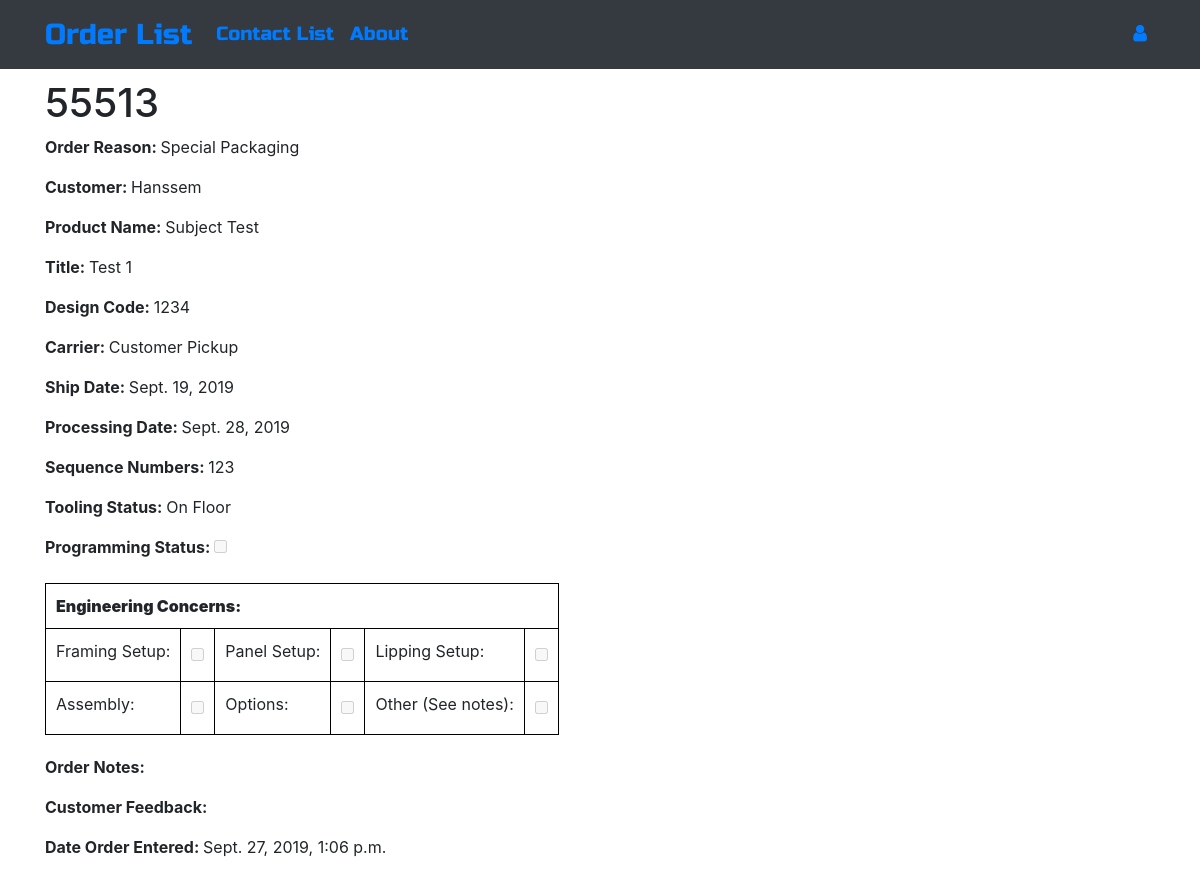
The page /order/11 on the database its author committed.
### ordermanager/models.py (models this page shows, shortened)
class Order(models.Model):
    CUSTOMERS = (
        ("American Woodmark Corporation", "American Woodmark Corporation"),
        ("ACP", "ACP"),
        ("Jim Bishop", "Jim Bishop"),
        ("Fabritec", "Fabritec"),
        ("Hanssem", "Hanssem"),
        ("KabinArt", "KabinArt"),
        ("Legacy", "Legacy"),
        ("MasterBrand Cabinets, Inc", "MasterBrand Cabinets, Inc"),
        ("Unicor", "Unicor"),
    )
    CARRIER = (
        ("UPEXP", "UPEXP"),
        ("UPSAR", "UPSAR"),
        ("UPSBL", "UPSBL"),
        ("UPSCN", "UPSCN"),
        ("UPSGR", "UPSGR"),
        ("UPSRD", "UPSRD"),
        ("UPSRS", "UPSRS"),
        ("UPSSV", "UPSSV"),
        ("UPSWX", "UPSWX"),
        ("UPS2A", "UPS2A"),
        ("UPS3D", "UPS3D"),
        ("FX2DY", "FX2DY"),
        ("FXSTD", "FXSTD"),
        ("FXPAM", "FXPAM"),
        ("FXGRN", "FXGRN"),
        ("FXFNL", "FXFNL"),
        ("Customer Pickup", "Customer Pickup"),
    )
    REASON = (
        ("New Product", "New Product"),
        ("Not Applicable", "Not Applicable"),
        ("Unusual Size", "Unusual Size"),
        ("Unusual Profile", "Unusual Profile"),
        ("Unusual Material", "Unusual Material"),
        ("Obsolete Product", "Obsolete Product"),
        ("Non-Existing Material Specification", "Non-Existing Material Specification"),  # Order 26
        ("Customer Sample", "Customer Sample"),  # Order 26
        ("Special Assembly", "Special Assembly"),  # Order 26
        ("Special Inspection", "Special Inspection"),
        ("Special Packaging", "Special Packaging"),  # Order 26
        ("Profile Testing", "Profile Testing"),  # Order 26
        ("Process Testing", "Process Testing"),  # Order 26
    )
    TOOLING = (
        ("On Floor", "On Floor"),
        ("In Grinding Room", "In Grinding Room"),
        ("Other - See Notes", "Other - See Notes"),
    )
    author = models.ForeignKey('auth.User', on_delete=models.CASCADE)
    order_number = models.CharField(max_length=255)
    order_reason = models.CharField(max_length=50, choices=REASON)
    customer = models.CharField(max_length=50, choices=CUSTOMERS)
    product_name = models.CharField(max_length=255)
    title = models.CharField(max_length=255)
    design_code = models.CharField(max_length=255)
    carrier = models.CharField(max_length=20, choices=CARRIER)
    ship_date = models.DateField()
    process_date = models.DateField()
    sequence_numbers = models.CharField(max_length=255)
    tooling_status = models.CharField(max_length=20, choices=TOOLING)
    programming_status = models.BooleanField(default=False)
    engineering_framing_setup = models.BooleanField(default=False)
    engineering_panel_setup = models.BooleanField(default=False)
    engineering_lipping_setup = models.BooleanField(default=False)
    engineering_assembly = models.BooleanField(default=False)
    engineering_options = models.BooleanField(default=False)
    engineering_other = models.BooleanField(default=False)
    order_notes = models.TextField(blank=True, null=True)
    feedback = models.TextField(blank=True, null=True)
    date = models.DateTimeField(auto_now=True)

### ordermanager/views.py (the view)
# urls.py: path('order/<int:pk>', views.OrderDetailView.as_view(), name='order_detail'),
class OrderDetailView(DetailView):
    model = Order

### ordermanager/templates/ordermanager/order_detail.html (shortened to what this page needs)
{% extends "ordermanager/base.html" %}
{% load bootstrap4 %}
{% block content %}
    <h1 class="ordertitle">{{ order.order_number }}
    </h1>
    <p><b>Order Reason: </b>{{ order.order_reason }}</p>
    <p><b>Customer: </b>{{ order.customer }}</p>
    <p><b>Product Name: </b>{{ order.product_name }}</p>
    <p><b>Title: </b>{{ order.title }}</p>
    <p><b>Design Code: </b>{{ order.design_code }}</p>
    <p><b>Carrier: </b>{{ order.carrier }}</p>
    <p><b>Ship Date: </b>{{ order.ship_date }}</p>
    <p><b>Processing Date: </b>{{ order.process_date }}</p>
    <p><b>Sequence Numbers: </b>{{ order.sequence_numbers }}</p>
    <p><b>Tooling Status: </b>{{ order.tooling_status }}</p>
    <p><b><label>Programming Status:
            <input type="checkbox" disabled
            >
        </label></b></p>
    <table>
        <tr><th colspan="6"><b>Engineering Concerns:</b></th></tr>
        <tr>
            <td><label for="framing">Framing Setup:</label></td>
            <td><input id="framing" type="checkbox" disabled
                ></td>
            <td><label for="panel">Panel Setup:</label></td>
            <td><input id="panel" type="checkbox" disabled
                ></td>
            <td><label for="lipping">Lipping Setup:</label></td>
            <td><input id="lipping" type="checkbox" class="checkbox" disabled
                ></td>
        </tr>
        <tr>
            <td><label for="assembly">Assembly:</label></td>
            <td><input id="assembly" type="checkbox" class="checkbox" disabled
                ></td>
            <td><label for="options">Options:</label></td>
            <td><input id="options" type="checkbox" class="checkbox" disabled
                ></td>
            <td><label for="other">Other (See notes):</label></td>
            <td><input id="other" type="checkbox" class="checkbox" disabled
                ></td>
        </tr>
    </table>
    <p><b>Order Notes: </b>{{ order.order_notes }}</p>
    <p><b>Customer Feedback: </b>{{ order.feedback }}</p>
    <p><b>Date Order Entered: </b>{{ order.date }}</p>
{% endblock %}

### ordermanager/static/css/ordermanager.css (style rules this page uses)
table, th, td { border: 1px solid black; padding: 10px; margin-bottom: 20px; }

### rows shown on the page
Order: order_number "55513", order_reason "Special Packaging", customer "Hanssem", product_name "Subject Test", title "Test 1", design_code "1234", carrier "Customer Pickup", ship_date "Sept. 19, 2019", process_date "Sept. 28, 2019", sequence_numbers "123", tooling_status "On Floor", date "Sept. 27, 2019, 1:06 p.m."
